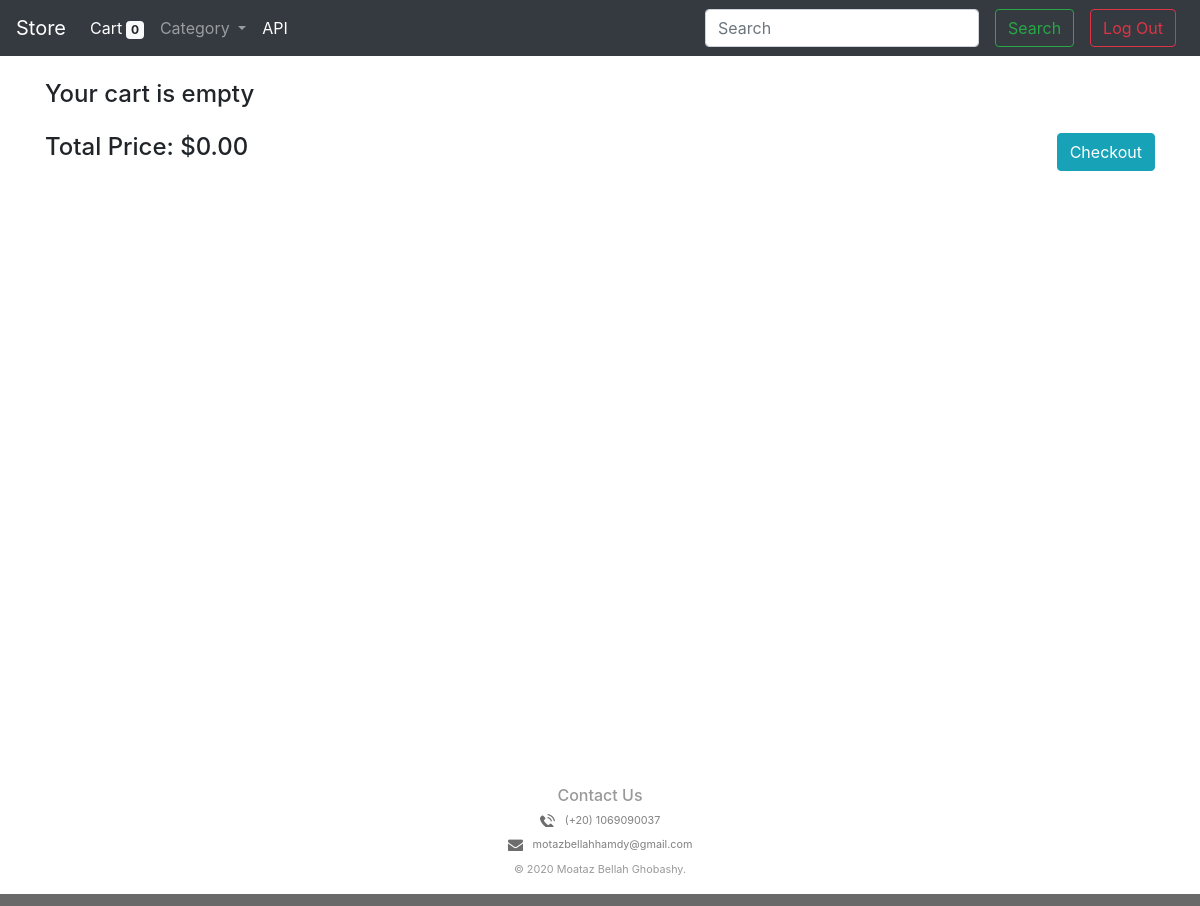
/cart (signed in), run on an earlier commit of the app's database.
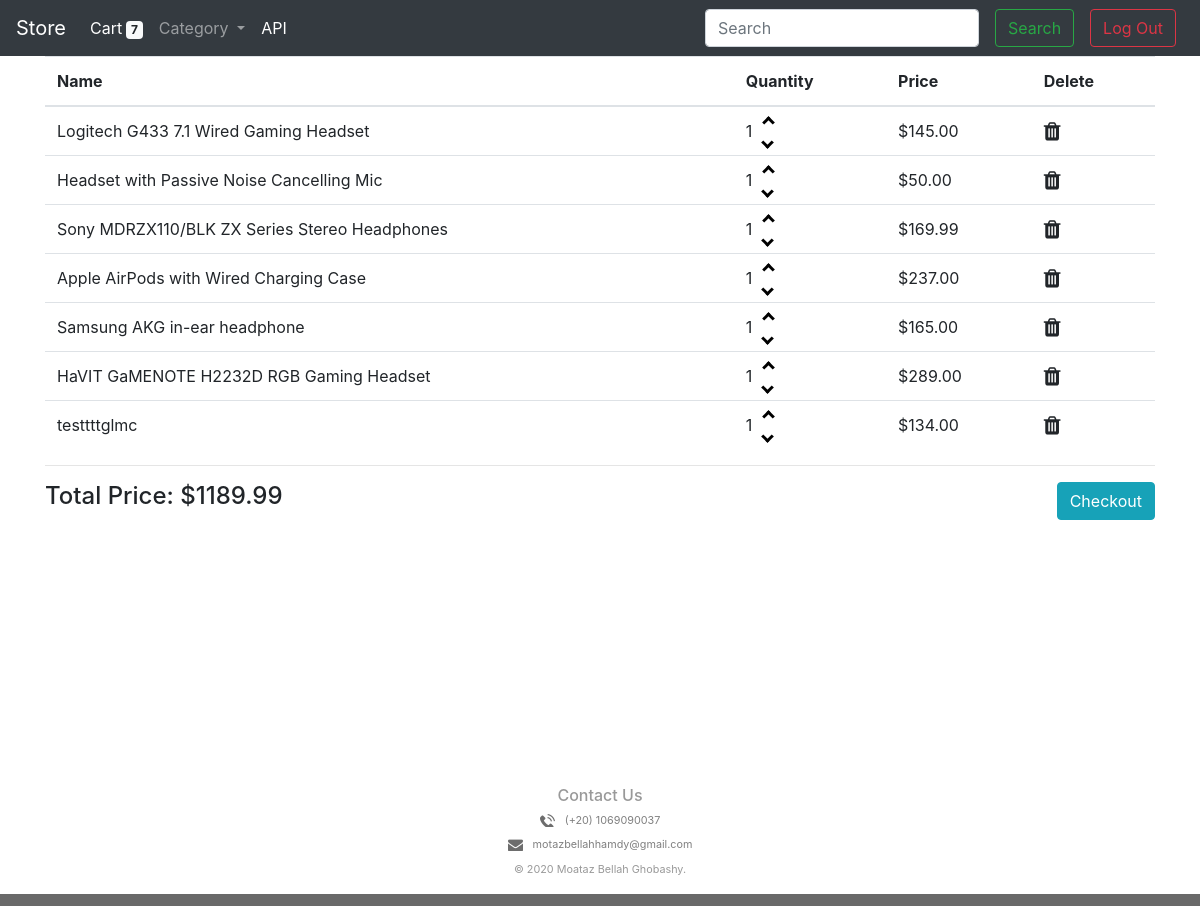
And on a later commit of the database.
### store/models.py (models this page shows, shortened)
class Cart(models.Model):
    product = models.ForeignKey(Product, on_delete=models.CASCADE)
    user = models.ForeignKey(User, on_delete=models.CASCADE)
    quantity = models.IntegerField(default=1, null=True, blank=True)
    @property
    def get_total(self):
        total = self.product.price * self.quantity
        return total

class Product(models.Model):
    name = models.CharField(max_length=64)
    description = models.TextField()
    price = models.FloatField(default=0.0)
    image1 = models.ImageField()
    image2 = models.ImageField(blank=True, null=True)
    image3 = models.ImageField(blank=True, null=True)
    image4 = models.ImageField(blank=True, null=True)
    category = models.ForeignKey(Category, on_delete=models.CASCADE)

### store/views.py (the view)
# urls.py: path("cart", views.cart_view, name="cart"),
def cart_view(request):
    if request.user.is_authenticated:
        items_in_cart = Cart.objects.filter(user=request.user)
        total = sum((i.get_total for i in items_in_cart), 0)
        category = Category.objects.all()
        context = {
            "no_of_items": len(items_in_cart),
            'products': items_in_cart,
            "category": category,
            "total": total,
        }
        return render(request, 'store/cart.html', context)
    else:
        messages.info(request, "Please log in to view the cart")
        return redirect('login')

### store/templates/store/cart.html (shortened to what this page needs)
{% extends "store/layout.html" %}
{% load static %}
{% block content %}
    <div class="container cart-checkout">
    {% if no_of_items %}
        <table class="table">
            <thead>
            <tr>
              <th>Name</th>
              <th>Quantity</th>
              <th>Price</th>
              <th>Delete</th>
            </tr>
            </thead>
            <tbody id="table-content">
              {% for i in products %}
                  <tr id={{i.id}}>
                    <td>{{ i.product.name }}</td>
                    <td id={{i.id}}>
                        <span>{{ i.quantity }}</span>
                        <a href="#"><i id="up" class="arrow up"></i></a>
                        <a href="#"><i id="down" class="arrow down"></i></a>
                    </td>
                    <td>${{ i.get_total|floatformat:"2" }}</td>
                    <td><a id="del" class="fa fa-trash fa-lg"></a></td>
                  </tr>
              {% endfor %}
            </tbody>
            </table>
            <hr>
        {% else %}
            <h4 class="my-4">Your cart is empty</h4>
        {% endif %}
        <div>
            <h4 class="float-left">Total Price: $<span id="total-price">{{total|floatformat:"2"}}</span></h4>
            <a  type="button" class="btn btn-info float-right" href="{% url 'shipping_checkout' %}">Checkout</a>
        </div>
        </div>
{% endblock content %}

What changed in the data, as far as the page shows it:
added Cart: product.name "Logitech G433 7.1 Wired Gaming Headset", quantity "1", get_total "145.00"
added Cart: product.name "Headset with Passive Noise Cancelling Mic", quantity "1", get_total "50.00"
added Cart: product.name "Sony MDRZX110/BLK ZX Series Stereo Headphones", quantity "1", get_total "169.99"
added Cart: product.name "Apple AirPods with Wired Charging Case", quantity "1", get_total "237.00"
added Cart: product.name "Samsung AKG in-ear headphone", quantity "1", get_total "165.00"
added Cart: product.name "HaVIT GaMENOTE H2232D RGB Gaming Headset", quantity "1", get_total "289.00"
added Cart: product.name "testtttglmc", quantity "1", get_total "134.00"
Also different on the page:
{{ no_of_items }}: "0" → "7"
{{ total|floatformat:"2" }}: "0.00" → "1189.99"
text no longer shown: "Your cart is empty"
text now shown: "Name Quantity Price Delete"
